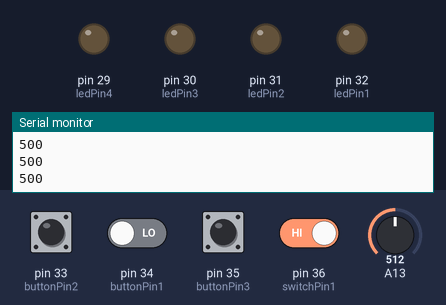
The sketch below on a simulated Arduino Mega 2560, built with avr-gcc and run on an emulated ATmega2560. On the bench: output pins drawn as LEDs (lit = HIGH), the last lines printed to the serial monitor. Dashed ring = blinking. The test bench sets the inputs (shaded band); at power-on: pin 36 (switchPin1) HIGH, pin 33 (buttonPin2), pin 34 (buttonPin1), pin 35 (buttonPin3) LOW, A13 = 512. Random numbers use the default seed unless the sketch sets one.

Above: at 1.2 s.
1.3 s: pin 33 (buttonPin2) pulled HIGH for 0.15 s
At 1.7 s:
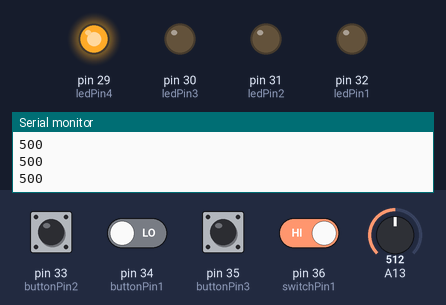
4.4 s: pin 34 (buttonPin1) driven HIGH and pin 36 (switchPin1) driven LOW
At 5.9 s:
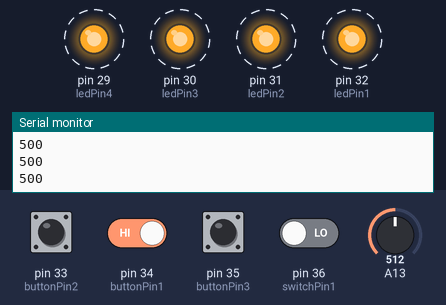
7.4 s: pin 34 (buttonPin1) driven LOW
8.9 s: pin 35 (buttonPin3) pulled HIGH for 0.15 s
At 9.3 s:
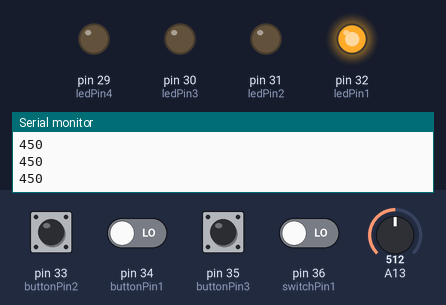
11.4 s: pin 33 (buttonPin2) pulled HIGH for 1 s
At 12.8 s:
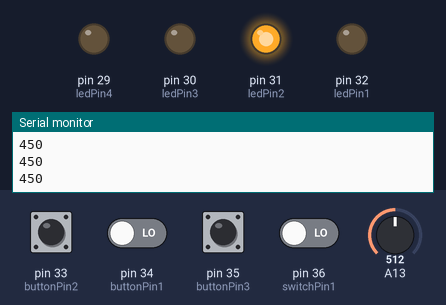
15.4 s: pin 34 (buttonPin1) driven HIGH
At 15.91 s:
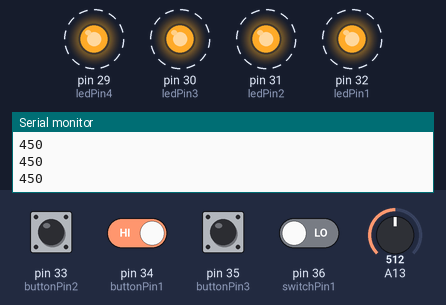
Timing chart, 0 to 19.4 s (numbered marks = the images above; inputs shaded):
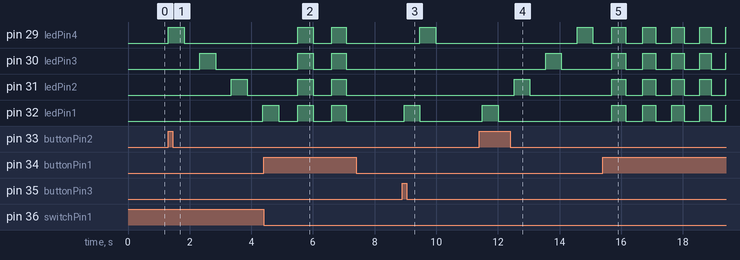

Measured:
- after the input at 1.3 s, pin 29 (ledPin4): LOW → HIGH at once, → LOW 0.51 s later; pin 30 (ledPin3): LOW → HIGH after 1.0 s, → LOW 0.51 s later; pin 31 (ledPin2): LOW → HIGH after 2.1 s, → LOW 0.51 s later; pin 32 (ledPin1): LOW → HIGH after 3.1 s
- after the input at 4.4 s, pin 29 (ledPin4), pin 30 (ledPin3), pin 31 (ledPin2): alternates HIGH for 0.49 s and LOW for 0.60 s, starting after 1.1 s
- after the input at 8.9 s, pin 29 (ledPin4): LOW → HIGH after 0.57 s, → LOW 0.51 s later; pin 32 (ledPin1): LOW → HIGH after 0.06 s, → LOW 0.51 s later
- after the input at 11.4 s, pin 29 (ledPin4): LOW → HIGH after 3.2 s, → LOW 0.51 s later; pin 30 (ledPin3): LOW → HIGH after 2.1 s, → LOW 0.51 s later; pin 31 (ledPin2): LOW → HIGH after 1.1 s, → LOW 0.51 s later; pin 32 (ledPin1): LOW → HIGH after 0.10 s, → LOW 0.51 s later
- after the input at 15.4 s, pin 29 (ledPin4), pin 30 (ledPin3), pin 31 (ledPin2), pin 32 (ledPin1): alternates HIGH for 0.41 s and LOW for 0.51 s, starting after 0.29 s

The sketch:

DigitalLAB_W2.ino
```cpp
int ledPin1 = 32;
int ledPin2 = 31;
int ledPin3 = 30;
int ledPin4 = 29;
int potValue = 0;
int buttonPin1 = 34;
int buttonPin2 = 33;
int buttonPin3 = 35;
int switchPin1 = 36;
int inCrease = 500;
long randNumber;
long randNumber2;

void setup() {
  Serial.begin(9600);
  pinMode(ledPin1, OUTPUT);
  pinMode(ledPin2, OUTPUT);
  pinMode(ledPin3, OUTPUT);
  pinMode(ledPin4, OUTPUT);
  pinMode(buttonPin1, INPUT);
  pinMode(buttonPin2, INPUT);
  pinMode(buttonPin3, INPUT);
  pinMode(switchPin1, INPUT);
  randomSeed(analogRead(0));
}

void loop() {
  potValue = analogRead(A13);
  Serial.println(inCrease);
  randNumber = random(300);
  delay(100);
  if (digitalRead(buttonPin1) == HIGH) {
    digitalWrite(ledPin1, HIGH);
    digitalWrite(ledPin2, HIGH);
    digitalWrite(ledPin3, HIGH);
    digitalWrite(ledPin4, HIGH);
    delay(inCrease);
    digitalWrite(ledPin1, LOW);
    digitalWrite(ledPin2, LOW);
    digitalWrite(ledPin3, LOW);
    digitalWrite(ledPin4, LOW);
    delay(inCrease);
    inCrease -= 25;
    if (inCrease < 0) {
      inCrease == 0;
      digitalWrite(ledPin1, LOW);
      digitalWrite(ledPin2, LOW);
      digitalWrite(ledPin3, LOW);
      digitalWrite(ledPin4, LOW);
    }
  }
  if (digitalRead(switchPin1) == LOW) {
    if (digitalRead(buttonPin2) == HIGH) {
      digitalWrite(ledPin1, HIGH);
      delay(potValue);
      digitalWrite(ledPin1, LOW);
      delay(potValue);
      digitalWrite(ledPin2, HIGH);
      delay(potValue);
      digitalWrite(ledPin2, LOW);
      delay(potValue);
      digitalWrite(ledPin3, HIGH);
      delay(potValue);
      digitalWrite(ledPin3, LOW);
      delay(potValue);
      digitalWrite(ledPin4, HIGH);
      delay(potValue);
      digitalWrite(ledPin4, LOW);
      delay(potValue);
    }
  }
  if (digitalRead(switchPin1) == HIGH) {
    if (digitalRead(buttonPin2) == HIGH) {
      digitalWrite(ledPin4, HIGH);
      delay(potValue);
      digitalWrite(ledPin4, LOW);
      delay(potValue);
      digitalWrite(ledPin3, HIGH);
      delay(potValue);
      digitalWrite(ledPin3, LOW);
      delay(potValue);
      digitalWrite(ledPin2, HIGH);
      delay(potValue);
      digitalWrite(ledPin2, LOW);
      delay(potValue);
      digitalWrite(ledPin1, HIGH);
      delay(potValue);
      digitalWrite(ledPin1, LOW);
      delay(potValue);
    }
  }
  if (digitalRead(buttonPin3) == HIGH) {
    randNumber2 = random(29, 32);
    if (randNumber2 == 29) {
      digitalWrite(ledPin1, HIGH);
      delay(potValue);
      digitalWrite(ledPin1, LOW);
    }
    if (randNumber2 == 30) {
      digitalWrite(ledPin2, HIGH);
      delay(potValue);
      digitalWrite(ledPin2, LOW);
      delay(potValue);
    }
    if (randNumber2 == 31) {
      digitalWrite(ledPin3, HIGH);
      delay(potValue);
      digitalWrite(ledPin3, LOW);
      delay(potValue);
    }
    if (randNumber2 == 32) {}
    digitalWrite(ledPin4, HIGH);
    delay(potValue);
    digitalWrite(ledPin4, LOW);
    delay(potValue);
  }
}
```
